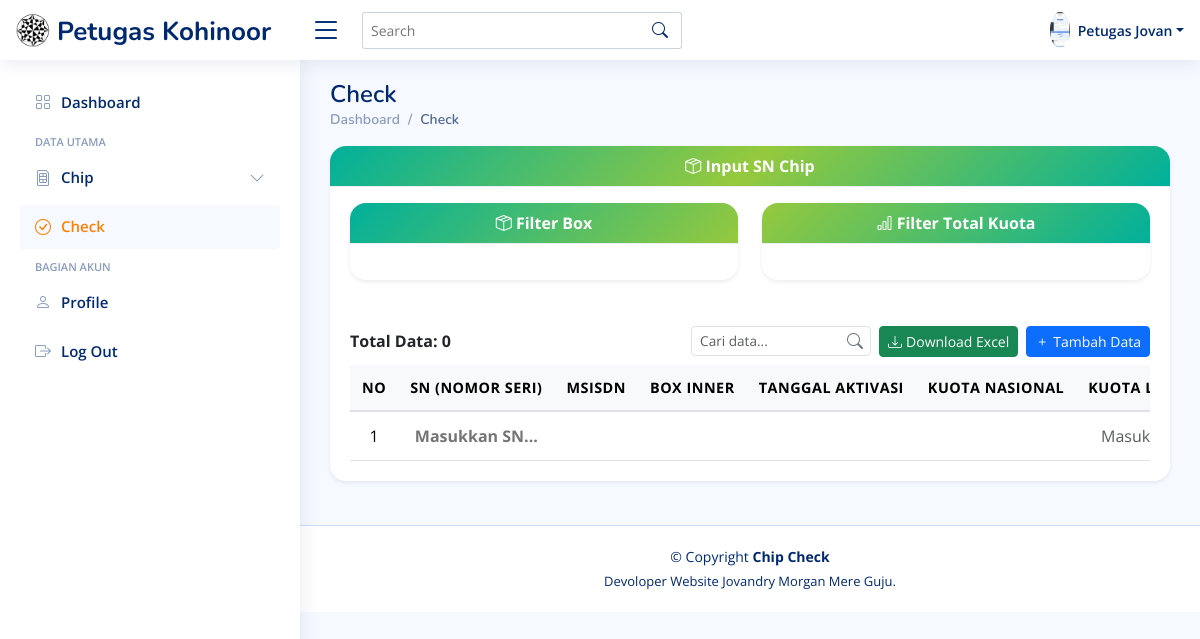
Page /pengguna/petugas/check.php (signed in) on the committed database.
### tables this page shows
CREATE TABLE `petugas` (
  `id_petugas` int(12) NOT NULL,
  `nama_lengkap` varchar(120) NOT NULL,
  `lokasi_penempatan` varchar(50) NOT NULL,
  `username` varchar(50) NOT NULL,
  `password` varchar(50) NOT NULL,
  `fp` text NOT NULL
);

### pengguna/petugas/check.php (the view, shortened to what this page needs)
<!DOCTYPE html>
<html lang="en">
<?php include 'fitur/head.php'; ?>
<body translate="no">
    <?php include 'fitur/header.php'; ?>
    <?php include 'fitur/sidebar.php'; ?>
    <main id="main" class="main">
        <?php include 'fitur/title.php'; ?>
        <div class="card shadow-sm border-0 rounded-4 mb-4">
            <div class="card-header text-center fw-bold text-white py-2"
                style="background: linear-gradient(135deg, #00b09b, #96c93d, #00b09b); border-top-left-radius: 1rem; border-top-right-radius: 1rem;">
                <i class="bi bi-box-seam"></i> Input SN Chip
            </div>
            <div class="card-body">
                <div class="row mb-3">
                    <div class="col-md-6 mt-3">
                        <div class="card shadow-sm border-0 rounded-4">
                            <div class="card-header text-center fw-bold text-white py-2"
                                style="background: linear-gradient(135deg, #00b09b, #96c93d); border-top-left-radius: 1rem; border-top-right-radius: 1rem;">
                                <i class="bi bi-box-seam"></i> Filter Box
                            </div>
                            <div class="card-body mt-3" id="boxFilterContainer">
                            </div>
                        </div>
                    </div>
                    <div class="col-md-6 mt-3">
                        <div class="card shadow-sm border-0 rounded-4">
                            <div class="card-header text-center fw-bold text-white py-2"
                                style="background: linear-gradient(135deg, #96c93d, #00b09b); border-top-left-radius: 1rem; border-top-right-radius: 1rem;">
                                <i class="bi bi-bar-chart"></i> Filter Total Kuota
                            </div>
                            <div class="card-body mt-3" id="totalKuotaFilterContainer">
                            </div>
                        </div>
                    </div>
                </div>
                <div class="mb-2 d-flex justify-content-between align-items-center flex-wrap">
                    <div>
                        <strong>Total Data: <span id="totalData">0</span></strong>
                    </div>
                    <div class="d-flex align-items-center gap-2 ms-auto">
                        <div class="position-relative">
                            <input type="text" class="form-control form-control-sm pe-4" id="searchInput"
                                placeholder="Cari data..." style="width: 180px; min-height: 30px; font-size: 0.85rem;">
                            <i
                                class="bi bi-search position-absolute top-50 end-0 translate-middle-y me-2 text-secondary cursor-pointer"></i>
                        </div>
                        <button id="downloadExcel" class="btn btn-success btn-sm d-flex align-items-center gap-1">
                            <i class="bi bi-download"></i>
                            <span>Download Excel</span>
                        </button>
                        <button type="button" class="btn btn-primary btn-sm d-flex align-items-center gap-1"
                            data-bs-toggle="modal" data-bs-target="#tambahDataModal">
                            <i class="bi bi-plus"></i>
                            <span>Tambah Data</span>
                        </button>
                    </div>
                </div>
                <div class="table-responsive">
                    <table class="table table-hover align-middle text-center custom-table mb-0" id="chipTable">
                        <thead>
                            <tr>
                                <th>No</th>
                                <th style="width: 100px;">SN (Nomor Seri)</th>
                                <th>MSISDN</th>
                                <th>Box Inner</th>
                                <th>Tanggal Aktivasi</th>
                                <th class="col-kuota-nasional">Kuota Nasional</th>
                                <th class="col-kuota-lokal">Kuota Lokal</th>
                            </tr>
                        </thead>
                        <tbody>
                            <tr class="input-row">
                                <td>1</td>
                                <td style="padding:0;">
                                    <input type="text" class="sn-input" placeholder="Masukkan SN..."
                                        style="border:none; width:100%; height:100%; text-align:center; font-weight:bold; outline:none;">
                                </td>
                                <td colspan="11" class="text-muted text-center">Masukkan SN untuk memuat data
                                    chip...
                                </td>
                            </tr>
                        </tbody>
                    </table>
                </div>
            </div>
        </div>
    </main>
    <?php include 'fitur/bagian_akhir.php'; ?>
</body>
</html>

### pengguna/petugas/fitur/header.php (shortened to what this page needs)
<header id="header" class="header fixed-top d-flex align-items-center justify-content-between">
    <div class="d-flex align-items-center">
        <a href="dashboard" class="logo d-flex align-items-center">
            <img src="../../assets_admin/img/kohinor/logo_kohinor.png" alt="Logo Kohinor" />
            <span class="d-none d-lg-block" style="margin-left: 5px; font-size: 26px; margin-top: 3px;">
                Petugas Kohinoor
            </span>
        </a>
        <i class="bi bi-list toggle-sidebar-btn"></i>
    </div>
    <div class="search-bar">
        <form class="search-form d-flex align-items-center" method="POST" action="fitur/search.php">
            <input type="text" name="query" placeholder="Search" title="Enter search keyword" />
            <button type="submit" title="Search">
                <i class="bi bi-search"></i>
            </button>
        </form>
    </div>
    <nav class="header-nav ms-auto">
        <ul class="d-flex align-items-center">
            <li class="nav-item dropdown pe-3">
                <a class="nav-link nav-profile d-flex align-items-center pe-0" href="#" data-bs-toggle="dropdown">
                    <?php
                    include '../../keamanan/koneksi.php';
                    if (isset($_SESSION['id_petugas'])) {
                        $id_petugas = $_SESSION['id_petugas'];
                        $query = "SELECT * FROM petugas WHERE id_petugas = '$id_petugas'";
                        $result = mysqli_query($koneksi, $query);
                        if ($result && mysqli_num_rows($result) > 0) {
                            $petugas = mysqli_fetch_assoc($result);
                            if (!empty($petugas['fp'])) {
                                echo '<img src="../../assets_admin/img/fp_pengguna/petugas/' . $petugas['fp'] . '" alt="Profile" class="rounded-circle" />';
                            } else {
                                echo '<img src="../../assets_admin/img/user.png" alt="Profile" class="rounded-circle" />';
                            }
                            echo '<span class="d-none d-md-block dropdown-toggle ps-2">' . $petugas['nama_lengkap'] . '</span>';
                        }
                    }
                    ?>
                </a>
            </li>
        </ul>
    </nav>
</header>

### assets_admin/css/style.css (style rules this page uses)
:root { scroll-behavior: smooth; }
body { font-family: "Open Sans", sans-serif; background: #f6f9ff; color: #444444; }
a { color: hsl(30, 100%, 50%); text-decoration: none; }
#main { margin-top: 60px; padding: 20px 30px; transition: all 0.3s; }
.card { margin-bottom: 30px; border: none; border-radius: 5px; box-shadow: 0px 0 30px rgba(1, 41, 112, 0.1); }
.card-header, .card-footer { border-color: #ebeef4; background-color: #fff; color: #798eb3; padding: 15px; }
.card-body { padding: 0 20px 20px 20px; }
.logo { line-height: 1; }
@media (min-width: 1200px) { .logo { width: 280px; } }
.logo img { max-height: 26px; margin-right: 6px; }
.logo span { font-size: 26px; font-weight: 700; color: #012970; font-family: "Nunito", sans-serif; }
.header { transition: all 0.5s; z-index: 997; height: 60px; box-shadow: 0px 2px 20px rgba(1, 41, 112, 0.1); background-color: #fff; padding-left: 20px; }
.header .toggle-sidebar-btn { font-size: 32px; padding-left: 10px; cursor: pointer; color: #012970; }
.header .search-bar { min-width: 360px; padding: 0 20px; }
.header .search-form { width: 100%; }
.header .search-form input { border: 0; font-size: 14px; color: #012970; border: 1px solid rgba(1, 41, 112, 0.2); padding: 7px 38px 7px 8px; border-radius: 3px; transition: 0.3s; width: 100%; }
.header .search-form button { border: 0; padding: 0; margin-left: -30px; background: none; }
.header .search-form button i { color: #012970; }
.header-nav ul { list-style: none; }
.header-nav > ul { margin: 0; padding: 0; }
.header-nav .nav-profile { color: #012970; }
.header-nav .nav-profile img { max-height: 36px; }
.header-nav .nav-profile span { font-size: 14px; font-weight: 600; }
@media (min-width: 1200px) { #main, #footer { margin-left: 300px; } }

### pengguna/petugas/fitur/head.php (style rules this page uses)
.table { width: 100%; border-collapse: separate; border-spacing: 0; }
.table thead th { background-color: #f8f9fa; padding: 12px; text-align: center; border-bottom: 2px solid #dee2e6; white-space: nowrap; }
.table tbody td { padding: 12px; border-bottom: 1px solid #dee2e6; white-space: nowrap; }

### pengguna/petugas/fitur/header.php (style rules this page uses)
.logo img { transform: scale(1.5); transition: transform 0.3s ease; }

### pengguna/petugas/check.php (style rules this page uses)
.table td, .table th { vertical-align: middle; text-align: center; }
.custom-table thead { background: linear-gradient(90deg, #00bcd4, #007bff); color: #fff; font-weight: 600; }
.custom-table th { font-size: 0.9rem; letter-spacing: 0.5px; text-transform: uppercase; border: none; }
.custom-table td { border: none; vertical-align: middle; transition: all 0.3s ease; }
.custom-table tbody tr { background-color: var(--row-color, #f8f9fa); transition: 0.3s ease; }

### rows in the picture
petugas: fp (picture), nama_lengkap "Petugas Jovan"

### other values in the picture
$page_title "Check"
